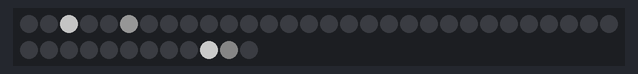
The sketch below on a simulated Arduino Uno, built with avr-gcc and run on an emulated ATmega328P. Shown: 42 RGB LEDs in strip order, left to right, continuing on the next row. Dim RGB values are drawn brighter than linear; random numbers use the default seed unless the sketch sets one.

Above: at 0.03 s.
At 5.08 s:
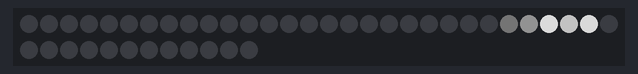
At 9.89 s:
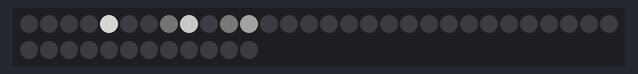
At 19.87 s:
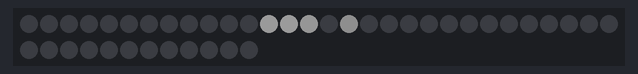
At 29.85 s:
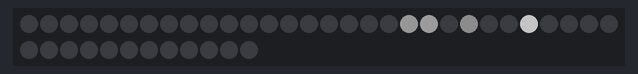
At 39.83 s:
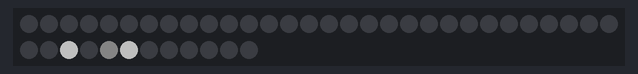

The sketch:

02_led_test.ino
```cpp
// LED motion test: wave pulse - a bright leader travels the strip with a
// soft trailing tail behind it (comet-style, not symmetric). No touch
// logic yet, this is just for testing/tuning the motion itself.
//
// White light, smooth over time - no per-frame flicker. Each LED has a
// small fixed position offset (chosen once at startup) so neighboring
// LEDs don't peak in strict index order as the leader passes - e.g. LED 4
// might catch the light slightly before LED 3. Each LED's own brightness
// still rises and falls perfectly smoothly.

#include <Adafruit_NeoPixel.h>

#define NUM_LEDS 42
#define DATA_PIN A5
#define GAMMA 2.8

Adafruit_NeoPixel strip(NUM_LEDS, DATA_PIN, NEO_GRB + NEO_KHZ800);

const float tailWidth = 4.0;  // how many LEDs the trailing glow fades out over, behind the leader
const float leadWidth = 2.0;  // how sharp the leading edge itself is
const float pulseSpeed = 0.3;
const float offsetRange = 4.0; // how far a LED's effective position can shift, in LED-widths (keep below tailWidth or the tail shape breaks down)

float pulsePos = 0;
float posOffset[NUM_LEDS];

void setup() {
  strip.begin();
  strip.setBrightness(150); // cap max brightness, keeps current draw comfortably under supply limit
  strip.show();
  randomSeed(analogRead(A0)); // A0 is unused/floating, gives a different seed each run

  for (int i = 0; i < NUM_LEDS; i++) {
    posOffset[i] = random(-100, 100) / 100.0 * offsetRange;
  }
}

void loop() {
  for (int i = 0; i < NUM_LEDS; i++) {
    float pos = fmodf(i + posOffset[i] + NUM_LEDS, (float)NUM_LEDS); // keep pos in [0, NUM_LEDS) even when the offset pushes it negative

    float signedDist = pulsePos - pos; // positive = behind the leader (trailing tail), negative = ahead (not yet reached)
    if (signedDist > NUM_LEDS / 2.0) signedDist -= NUM_LEDS;
    if (signedDist < -NUM_LEDS / 2.0) signedDist += NUM_LEDS;

    float waveBrightness;
    if (signedDist >= 0) {
      waveBrightness = 1.0 - (signedDist / tailWidth);
    } else {
      waveBrightness = 1.0 - (-signedDist / leadWidth);
    }
    if (waveBrightness < 0) waveBrightness = 0;
    uint8_t level = pow(waveBrightness, GAMMA) * 255;

    strip.setPixelColor(i, strip.Color(level, level, level));
  }
  strip.show();

  pulsePos += pulseSpeed;
  if (pulsePos >= NUM_LEDS) pulsePos -= NUM_LEDS;

  delay(40);
}
```
